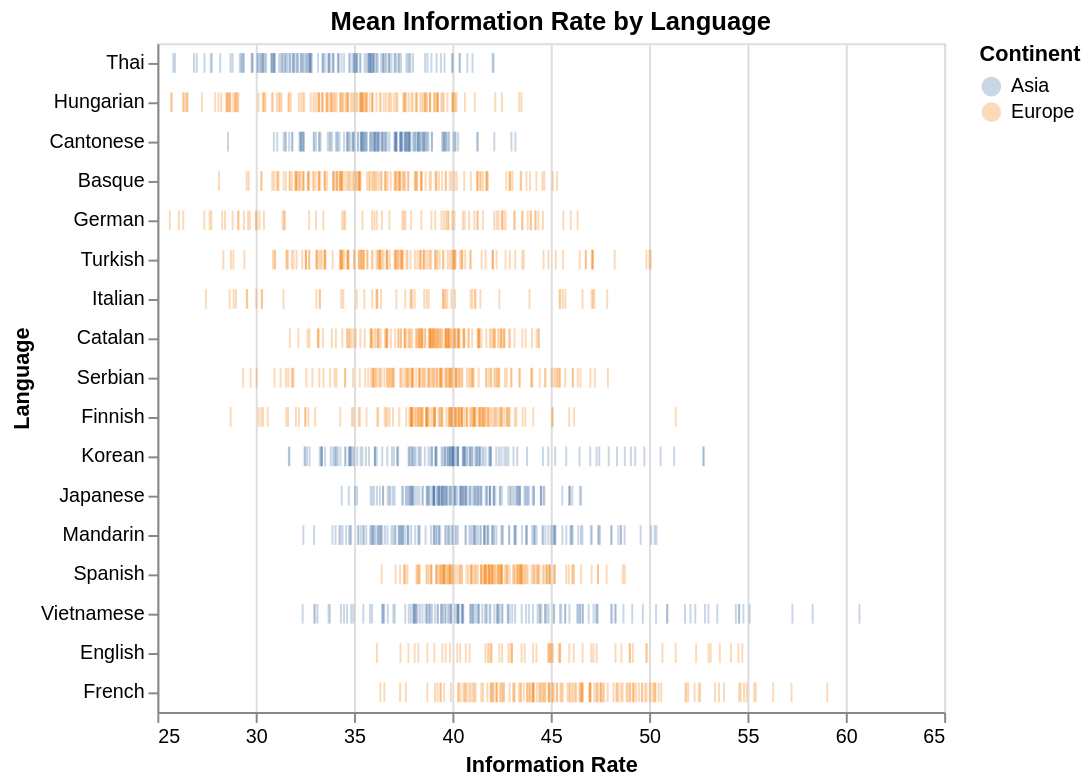

Notebook source saved alongside this figure:
### Markdown cell above
**Question 3.4** <br> {points: 3}

Create a rug plot using the `speech_full_df` dataframe mapping the language on one axis and the information rate on the other. Colour this by the same variable as in the previous two scatter plots. Set opacity to 0.3 and a size of 10 for the marks. Make sure you scale your x-axis so that zero is not required in your plot.

Make sure that you sort the languages in order of **ascending mean information rate**
*Hint: You'll have to use `mean_info_rate` here*.
Make sure to give each axis a label. Since we will be layering this plot, there is no need to add a title yet. 

*Save the plot in an object named `info_rate_dist`*.

### Code cell
# Sort by Series index, however, convert it to a list.

info_rate_dist = alt.Chart(speech_full_df).mark_tick(opacity=0.3, size=10).encode(
    alt.X('information_rate', scale=alt.Scale(zero=False), title='Information Rate'),
    alt.Y('language', title='Language', sort=mean_info_rate.index.tolist()),
    alt.Color('continent', title='Continent')
).properties(title='Mean Information Rate by Language') 


# your code here
info_rate_dist

### Figure 1 — Vega-Lite specification as saved in the notebook (floating-point values rounded to 4 significant figures; data arrays with more than 128 entries replaced by an {"elided": "..."} marker saying what was removed)
{"config": {"view": {"continuousWidth": 400, "continuousHeight": 300}}, "data": {"name": "data-4799d0c0acb4de698654e1e6f1330678"}, "mark": {"type": "tick", "opacity": 0.3, "size": 10}, "encoding": {"color": {"type": "nominal", "field": "continent", "title": "Continent"}, "x": {"type": "quantitative", "field": "information_rate", "scale": {"zero": false}, "title": "Information Rate"}, "y": {"type": "nominal", "field": "language", "sort": ["Thai", "Hungarian", "Cantonese", "Basque", "German", "Turkish", "Italian", "Catalan", "Serbian", "Finnish", "Korean", "Japanese", "Mandarin", "Spanish", "Vietnamese", "English", "French"], "title": "Language"}}, "title": "Mean Information Rate by Language", "$schema": "https://vega.github.io/schema/vega-lite/v4.8.1.json", "datasets": {"data-4799d0c0acb4de698654e1e6f1330678": {"elided": "2288 records"}}}
